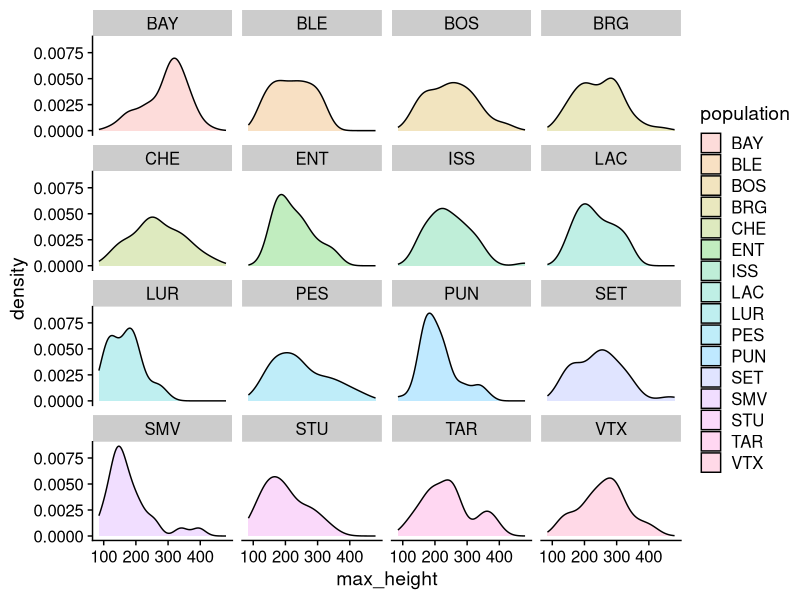
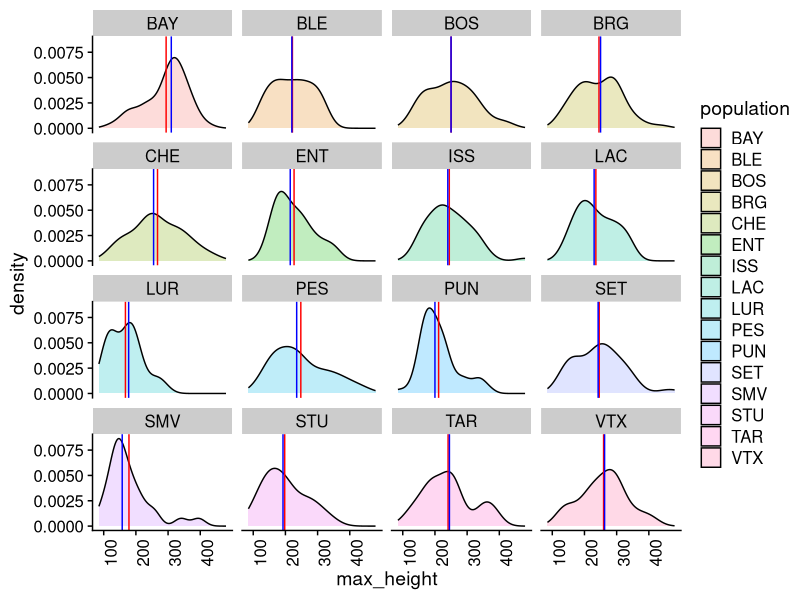
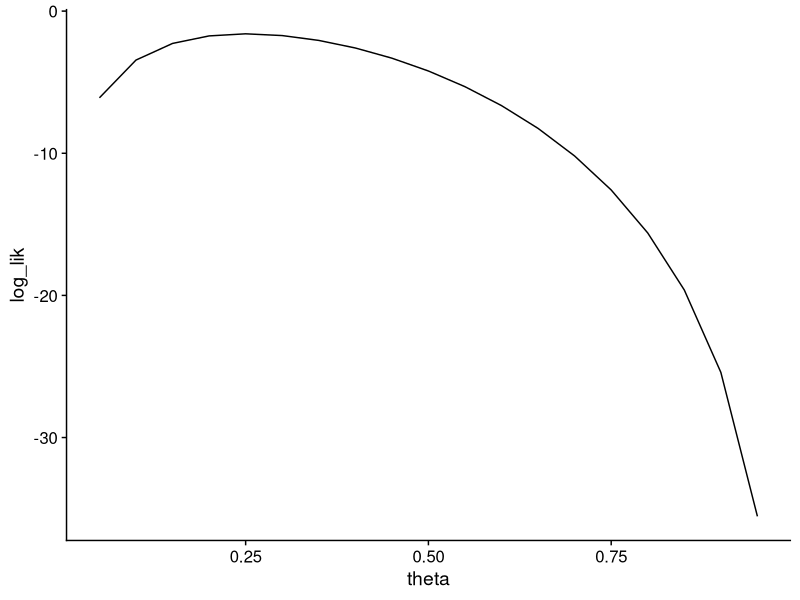
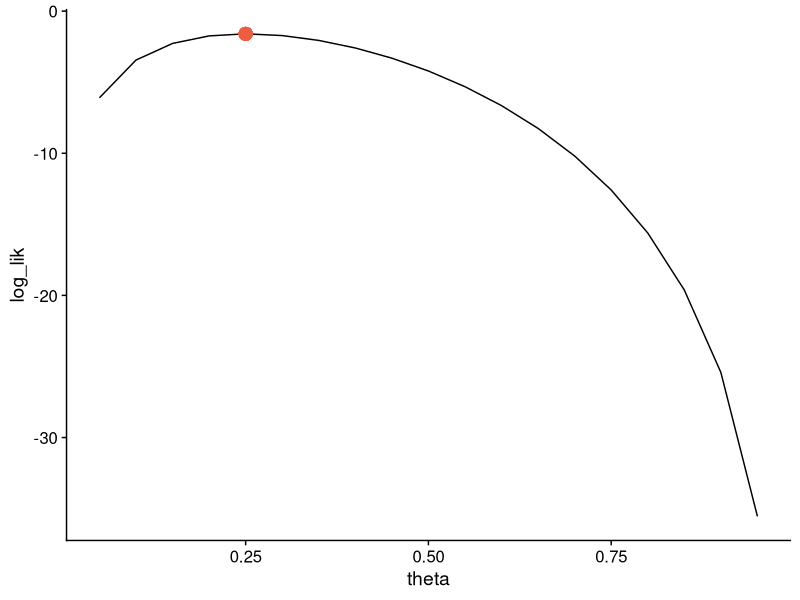

Generate these figures, in order, with R:
## ---- chunk 1
library(tidyverse)
library(readxl)
library(cowplot)
theme_set(theme_cowplot())
## ---- chunk 2
for (ii in 1:10) {
  cat(ii, "\n")
}
## ---- chunk 3
# FIXME
for (jj in 50:60) {
  cat(jj + 10, "\n")
}
## ---- chunk 4
odds <- seq(1, 21, by = 2)
## ---- chunk 5
# FIXME
for (ij in odds) {
  cat(ij, "\t", ij ^ 2, "\n")
}
## ---- chunk 6
# FIXME
for (ji in 1:length(odds)) {
  x <- odds[ji] ^ 2
  cat(ji, "\t", x, "\n")
}
## ---- chunk 7
add_10 <- function(x) {
  y <- x + 10
  return(y)
}
## ---- chunk 8
zz <- 100
add_10(x = zz)
add_10(zz)

add_10(seq(50, 60, by = 2))

# y doesn't change due to the function
y <- 5412
add_10(y)
y

# y is reassigned to the result of the function
y <- add_10(y)
y
## ---- chunk 9
# FIXME
multiply <- function(x, y) {
  z <- x * y
  return(z)
}

multiply(2, 17.4)
multiply(1:3, 10:12)
multiply(10:15, 3.4)
multiply(1:3, 5:10) # Think about what is going on here
## ---- chunk 10
# FIXME
M <- read_excel("../data/Silver_fir.xlsx", na = "NA") %>% 
  mutate(family = factor(family),
         block = factor(block))

str(M)

M %>% 
  group_by(population, family, block) %>% 
  tally()

M_long <- M %>% 
  select(population, id, starts_with("ht")) %>% 
  pivot_longer(cols = starts_with("ht")) %>% 
  group_by(population, id) %>% 
  summarize(max_height = max(value)) %>% 
  drop_na()

ggplot(M_long, aes(max_height, fill = population)) +
  geom_density(alpha = 0.25) +
  facet_wrap("population")

M_long_summary <- M_long %>% 
  group_by(population) %>% 
  summarize(mean_max_height = mean(max_height),
            median_max_height = median(max_height),
            d = mean_max_height - median_max_height)

ggplot() +
  geom_density(data = M_long, aes(max_height, fill = population), alpha = 0.25) +
  geom_vline(data = M_long_summary, aes(xintercept = mean_max_height), color = "red") +
  geom_vline(data = M_long_summary, aes(xintercept = median_max_height), color = "blue") +
  facet_wrap("population") +
  theme(axis.text.x = element_text(angle = 90))

  # Resampled means?
  
## ---- chunk 11
# FIXME
theta <- seq(0.05, 0.95, by  = 0.05)
log_lik <- log(dbinom(5, 20, prob = theta))
p <- tibble(theta, log_lik) %>%
  ggplot(aes(theta, log_lik)) +
  geom_line()
p # Print the plot.
## ---- chunk 12
# FIXME
theta[which.max(log_lik)]
## ---- chunk 13
# FIXME
# Notice how we assigned the plot to a variable p above.
# Here we can just add the point.
p +
  geom_point(aes(x = theta[which.max(log_lik)], y = max(log_lik)),
             color = "tomato2", size = 4)
## ---- chunk 14
# FIXME
P0.25 <- dbinom(5, 20, 0.25)
P0.50 <- dbinom(5, 20, 0.50)
## ---- chunk 15
# FIXME
P0.25 / P0.50
## ---- chunk 16
# FIXME
sum(dbinom(0:5, 20, 0.5))
## ---- chunk 17
# FIXME
dbinom(7, 22, 7/22) / dbinom(7, 22, 0.50)
sum(dbinom(0:7, 22, 0.5))
